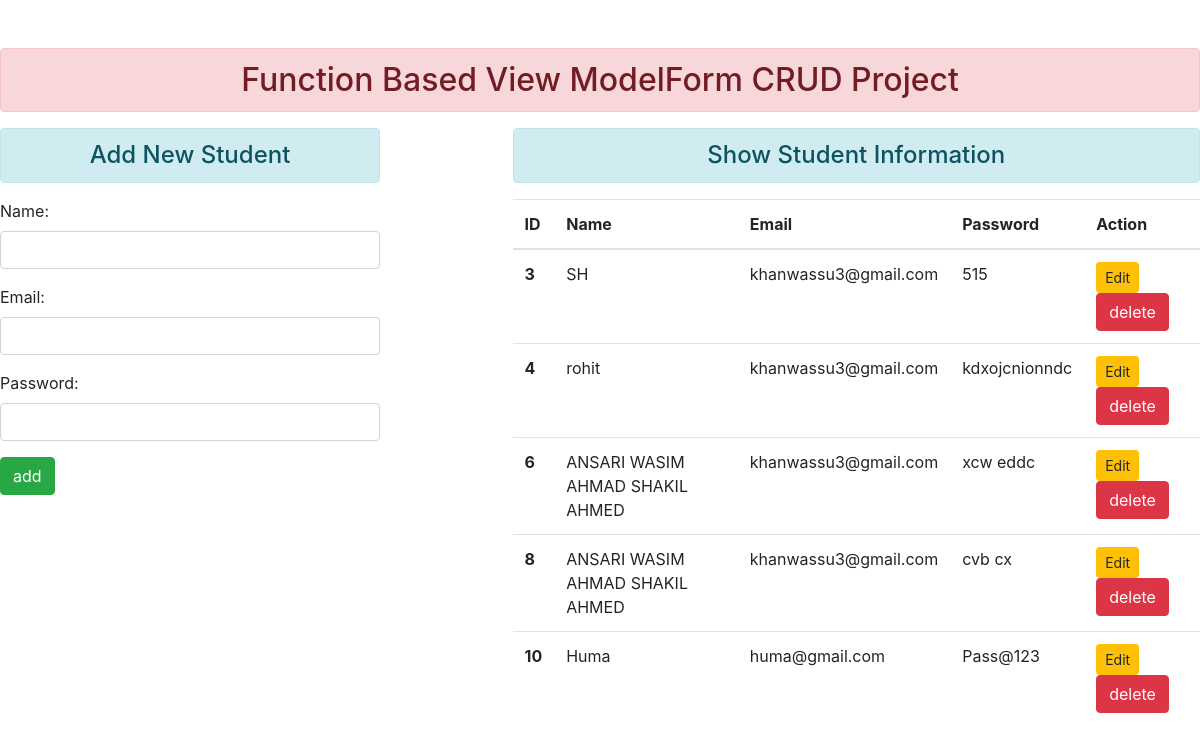
The page / on the database its author committed.
### enroll/models.py (models this page shows)
class User(models.Model):
    name = models.CharField(max_length=70)
    email = models.EmailField(max_length=100)
    password = models.CharField(max_length=100)

### enroll/views.py (the view)
# urls.py: path('', views.add_show, name='addandshow'),
def add_show(request):
 if request.method == 'POST':
    fm = StudentRegistrations(request.POST)
    if fm.is_valid():
      fm.save()
      fm = StudentRegistrations()
 else:
    fm = StudentRegistrations()
 stud = User.objects.all()
 return render(request, 'enroll/addandshow.html', {"form":fm, 'stu':stud})

### enroll/form.py
class StudentRegistrations(forms.ModelForm):
 class Meta:
  model = User
  fields = ['name', 'email', 'password']
  widgets = {
   'name': forms.TextInput(attrs={'class':'form-control'}),
   'email': forms.EmailInput(attrs={'class':'form-control'}),
   'password': forms.PasswordInput(attrs={'class':'form-control'}),
  }

### enroll/templates/enroll/addandshow.html (shortened to what this page needs)
{% extends "enroll/base.html" %}
{% block content %}
<div class="row">
 <div class="col-sm-4">
  <h4 class="text-center alert alert-info">Add New Student</h4>
  <form action="" method="POST">
  {{form.as_p}}
  <input type="submit" class="btn btn-success" value="add">
</form>
</div>
 <div class="col-sm-7 offset-1">
    <h4 class="text-center alert alert-info">Show Student Information</h4>
 {% if stu%}
 <table class="table table-hover">
    <thead>
        <tr>
            <th scope="col">ID</th>
            <th scope="col">Name</th>
            <th scope="col">Email</th>
            <th scope="col">Password</th>
            <th scope="col">Action</th>
        </tr>
    </thead>
    <tbody>
        {% for st in stu %}
        <tr>
            <th scope="row">{{st.id}}</th>
            <td>{{st.name}}</td>
            <td>{{st.email}}</td>
            <td>{{st.password}}</td>
            <td>
            <a href="{% url "updatedata" st.id %}" class="btn btn-warning btn-sm">Edit</a>
            <form action="{% url "deletedata"  st.id %}" method='POST' class="d-inline">{% csrf_token %}
                <input type="submit" class="btn btn-danger" value="delete">
            </form>
            </td>
        </tr>
        {% endfor %}
    </tbody>
</table>
</div>
  {% else %}
 <h4class="text-center alert alert-warning">NO Records</h4>
 {% endif %}
 </div>
{% endblock content %}

### enroll/templates/enroll/base.html (shortened to what this page needs)
<!DOCTYPE html>
{% load static %}
<html lang="en">
<head>
    <link rel="stylesheet" href="{% static "enroll/css/bootstrap.css" %}">
</head>
<body>
    <h2 class="text-center alert alert-danger" >Function Based View ModelForm CRUD Project</h2>
    {% block content %}
    {% endblock content %}
</body>
</html>

### rows shown on the page
User: id "3", name "SH", email "khanwassu3@gmail.com", password "515"
User: id "4", name "rohit", email "khanwassu3@gmail.com", password "kdxojcnionndc"
User: id "6", name "ANSARI WASIM AHMAD SHAKIL AHMED", email "khanwassu3@gmail.com", password "xcw eddc"
User: id "8", name "ANSARI WASIM AHMAD SHAKIL AHMED", email "khanwassu3@gmail.com", password "cvb cx"
User: id "10", name "Huma", email "huma@gmail.com", password "Pass@123"
